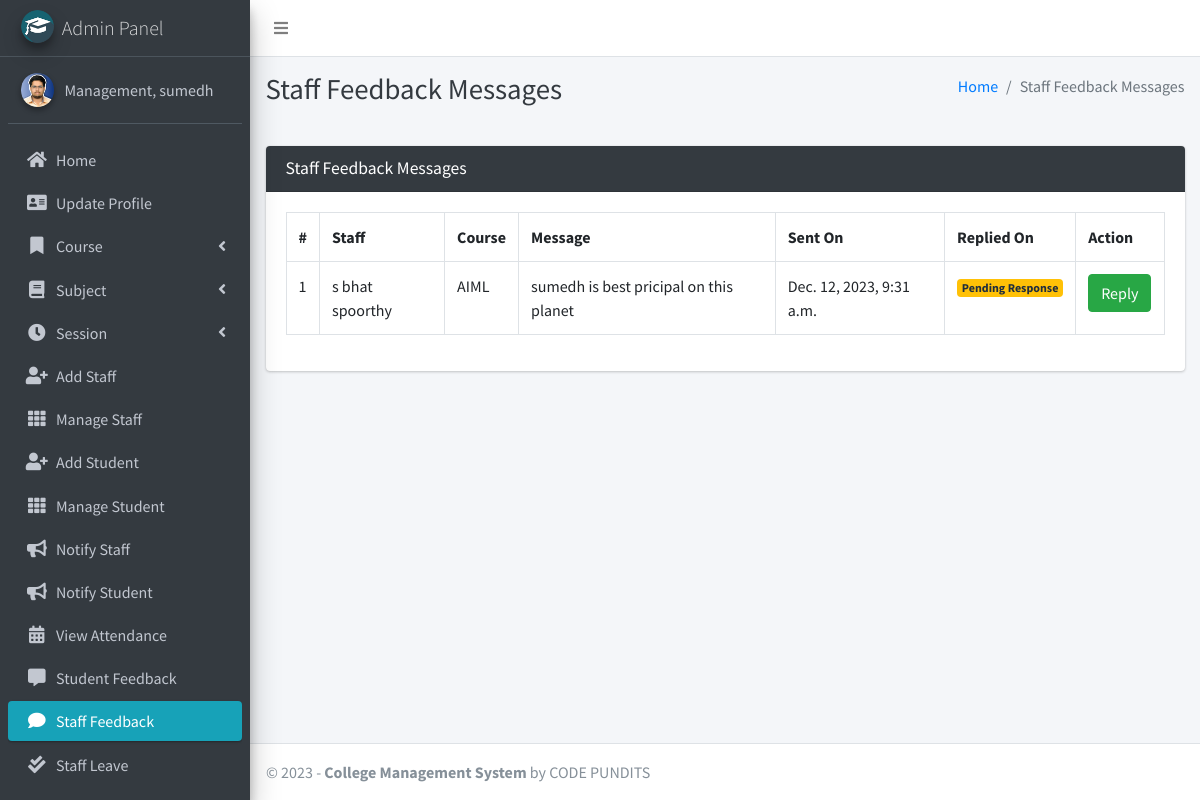
The page /staff/view/feedback/ (signed in) on the database its author committed.
### main_app/models.py (models this page shows)
class CustomUser(AbstractUser):
    USER_TYPE = ((1, "HOD"), (2, "Staff"), (3, "Student"))
    GENDER = [("M", "Male"), ("F", "Female")]
    username = None  # Removed username, using email instead
    email = models.EmailField(unique=True)
    user_type = models.CharField(default=1, choices=USER_TYPE, max_length=1)
    gender = models.CharField(max_length=1, choices=GENDER)
    profile_pic = models.ImageField()
    address = models.TextField()
    fcm_token = models.TextField(default="")  # For firebase notifications
    created_at = models.DateTimeField(auto_now_add=True)
    updated_at = models.DateTimeField(auto_now=True)
    USERNAME_FIELD = "email"
    REQUIRED_FIELDS = []
    objects = CustomUserManager()
    def __str__(self):
        return self.last_name + ", " + self.first_name

class FeedbackStaff(models.Model):
    staff = models.ForeignKey(Staff, on_delete=models.CASCADE)
    feedback = models.TextField()
    reply = models.TextField()
    created_at = models.DateTimeField(auto_now_add=True)
    updated_at = models.DateTimeField(auto_now=True)

class Staff(models.Model):
    course = models.ForeignKey(Course, on_delete=models.DO_NOTHING, null=True, blank=False)
    admin = models.OneToOneField(CustomUser, on_delete=models.CASCADE)
    def __str__(self):
        return self.admin.last_name + " " + self.admin.first_name

class Course(models.Model):
    name = models.CharField(max_length=120)
    created_at = models.DateTimeField(auto_now_add=True)
    updated_at = models.DateTimeField(auto_now=True)
    def __str__(self):
        return self.name

### main_app/hod_views.py (the view, shortened to what this page needs)
# urls.py: path("staff/view/feedback/", hod_views.staff_feedback_message,
@csrf_exempt
def staff_feedback_message(request):
    if request.method != 'POST':
        feedbacks = FeedbackStaff.objects.all()
        context = {
            'feedbacks': feedbacks,
            'page_title': 'Staff Feedback Messages'
        }
        return render(request, 'hod_template/staff_feedback_template.html', context)

### main_app/templates/hod_template/staff_feedback_template.html (shortened to what this page needs)
{% extends 'main_app/base.html' %}
{% load static %}
{% block page_title %}{{page_title}}{% endblock page_title %}
{% block content %}
<section class="content">
    <div class="container-fluid">
        <div class="row">
            <div class="col-md-12">
                <div class="card card-dark">
                    <div class="card-header">
                        <h3 class="card-title">{{page_title}}</h3>
                    </div>
                    <div class="table card-body">
                        <table class="table table-bordered table-hover">
                            <tr>
                                <th>#</th>
                                <th>Staff</th>
                                <th>Course</th>
                                <th>Message</th>
                                <th>Sent On</th>
                                <th>Replied On</th>
                                <th>Action</th>
                            </tr>
                            {% for feedback in  feedbacks %}
                              <tr>
                                  <td>{{forloop.counter}}</td>
                                  <td>{{feedback.staff}}</td>
                                  <td>{{feedback.staff.course}}</td>
                                  <td>{{feedback.feedback}}</td>
                                    {% if feedback.reply == "" %}
                                    <td>{{feedback.created_at}}</td>
                                    <td><span  class='badge badge-warning'>Pending Response</span></td>
                                         <td> <button data-toggle = "modal" data-target = "#reply_modal" value="{{feedback.id}}" class="btn btn-success reply_open_modal">Reply</button>
                                        {% else %}
                                        <td>{{feedback.created_at}}</td>
                                        <td>{{feedback.updated_at}}</td>
                                          <td>{{feedback.reply}}</td>
                                    {% endif %}
                                  </td>
                              </tr>
                            {% endfor %}
                        </table>
                    </div>
                    </div>
            </div>
        </div>
    </div>
</section>
{% endblock content %}

### main_app/templates/main_app/sidebar_template.html (shortened to what this page needs)
{% load static %}
<aside class="main-sidebar sidebar-dark-info elevation-4">
    {% if request.user.user_type == '1' %}
    <a href="{% url 'admin_home' %}" class="brand-link">
        <img src="{% static 'dist/img/cmsl.png' %} " alt="AdminLTE Logo"
            class="brand-image img-circle elevation-3" >
        <span class="brand-text font-weight-light">Admin Panel</span>
    </a>
    <div class="sidebar">
        <div class="user-panel mt-3 pb-3 mb-3 d-flex">
            <div class="image">
                <img src="{{ request.user.profile_pic}}" class="img-circle elevation-2" alt="User Image">
            </div>
            <div class="info">
                <a href="#" class="d-block">{{user}}</a>
            </div>
        </div>
        <nav class="mt-2">
            <ul class="nav nav-pills nav-sidebar flex-column" data-widget="treeview" role="menu" data-accordion="false">
                <li class="nav-item">
                    {% url 'admin_home' as admin_home %}
                    <a href="{{admin_home}}" class="nav-link {% if admin_home == request.path %} active {% endif %}">
                        <i class="nav-icon fas fa-home"></i>
                        <p>
                            Home
                        </p>
                    </a>
                </li>
                <li class="nav-item">
                    {% url 'admin_view_profile' as admin_view_profile %}
                    <a href="{{admin_view_profile}}"
                        class="nav-link {% if admin_view_profile == request.path %} active {% endif %}">
                        <i class="nav-icon fas fa-address-card"></i>
                        <p>
                            Update Profile
                        </p>
                    </a>
                </li>
                <li class="nav-item has-treeview">
                    <a href="#" class="nav-link">
                        <i class="nav-icon fas fa-bookmark"></i>
                        <p>
                            Course
                            <i class="fas fa-angle-left right"></i>
                        </p>
                    </a>
                </li>
                <li class="nav-item has-treeview">
                    <a href="#" class="nav-link">
                        <i class="nav-icon fas fa-book"></i>
                        <p>
                            Subject
                            <i class="fas fa-angle-left right"></i>
                        </p>
                    </a>
                </li>
                <li class="nav-item has-treeview">
                    <a href="#" class="nav-link">
                        <i class="nav-icon fas fa-clock"></i>
                        <p>
                            Session
                            <i class="fas fa-angle-left right"></i>
                        </p>
                    </a>
                </li>
                <li class="nav-item">
                    {% url 'add_staff' as add_staff %}
                    <a href="{{add_staff}}" class="nav-link {% if add_staff == request.path %} active {% endif %}">
                        <i class="nav-icon fas fa-user-plus"></i>
                        <p>
                            Add Staff
                        </p>
                    </a>
                </li>
                <li class="nav-item">
                    {% url 'manage_staff' as manage_staff %}
                    {% url 'edit_staff' staff_id as edit_staff %}
                    <a href="{{manage_staff}}"
                        class="nav-link {% if manage_staff == request.path or request.path == edit_staff %} active {% endif %}">
                        <i class="nav-icon fas fa-th"></i>
                        <p>
                            Manage Staff
                        </p>
                    </a>
                </li>
                <li class="nav-item">
                    {% url 'add_student' as add_student%}
                    <a href="{{add_student}}" class="nav-link  {% if add_student == request.path %} active {% endif %}">
                        <i class="nav-icon fas fa-user-plus"></i>
                        <p>
                            Add Student
                        </p>
                    </a>
                </li>
                <li class="nav-item">
                    {% url 'manage_student' as manage_student %}
                    {% url 'edit_student' student_id as edit_student %}
                    <a href="{{manage_student}}"
                        class="nav-link  {% if edit_student == request.path or manage_student == request.path %} active {% endif %}">
                        <i class="nav-icon fas fa-th"></i>
                        <p>
                            Manage Student
                        </p>
                    </a>
                </li>
                <li class="nav-item">
                    {% url 'admin_notify_staff' as admin_notify_staff %}
                    <a href="{{admin_notify_staff}}"
                        class="nav-link {% if admin_notify_staff == request.path %} active {% endif %}">
                        <i class="nav-icon fas fa-bullhorn"></i>
                        <p>
                            Notify Staff
                        </p>
                    </a>
                </li>
                <li class="nav-item">
                    {% url 'admin_notify_student' as admin_notify_student %}
                    <a href="{{admin_notify_student}}"
                        class="nav-link {% if admin_notify_student == request.path %} active {% endif %}">
                        <i class="nav-icon fas fa-bullhorn"></i>
                        <p>
                            Notify Student
                        </p>
                    </a>
                </li>
                <li class="nav-item">
                    {% url 'admin_view_attendance' as admin_view_attendance %}
                <li class="nav-item">
                    <a href="{{admin_view_attendance}}"
                        class="nav-link  {% if admin_view_attendance == request.path %} active {% endif %}">
                        <i class="nav-icon fas fa-calendar-alt"></i>
                        <p>
                            View Attendance
                        </p>
                    </a>
                </li>
                <li class="nav-item">
                    {% url 'student_feedback_message' as student_feedback_message %}
                    <a href="{{ student_feedback_message }}"
                        class="nav-link  {% if student_feedback_message == request.path %} active {% endif %}">
                        <i class="nav-icon fas fa-comment-alt"></i>
                        <p>
                            Student Feedback
                        </p>
                    </a>
                </li>
                <li class="nav-item">
                    {% url 'staff_feedback_message' as staff_feedback_message %}
                    <a href="{{staff_feedback_message}}"
                        class="nav-link   {% if staff_feedback_message == request.path %} active {% endif %}">
                        <i class="nav-icon fas fa-comment"></i>
                        <p>
                            Staff Feedback
                        </p>
                    </a>
                </li>
                <li class="nav-item">
                    {% url 'view_staff_leave' as view_staff_leave %}
                    <a href="{{view_staff_leave}}"
                        class="nav-link  {% if view_staff_leave == request.path %} active {% endif %}">
                        <i class="nav-icon fas fa-check-double"></i>
                        <p>
                            Staff Leave
                        </p>
                    </a>
                </li>
                <li class="nav-item">
                    {% url 'view_student_leave' as view_student_leave %}
                    <a href="{% url 'view_student_leave' %}"
                        class="nav-link  {% if view_student_leave == request.path %} active {% endif %}">
                    </a>
                </li>
                                        {% endif %}
                                    </ul>
                                </nav>
                            </div>
</aside>

### rows shown on the page
CustomUser: last_name+first_name "Management, sumedh"
FeedbackStaff: staff "s bhat spoorthy", staff.course "AIML", feedback "sumedh is best pricipal on this planet", created_at "Dec. 12, 2023, 9:31 a.m."

### other values the page prints
{{ page_title }} "Staff Feedback Messages"
